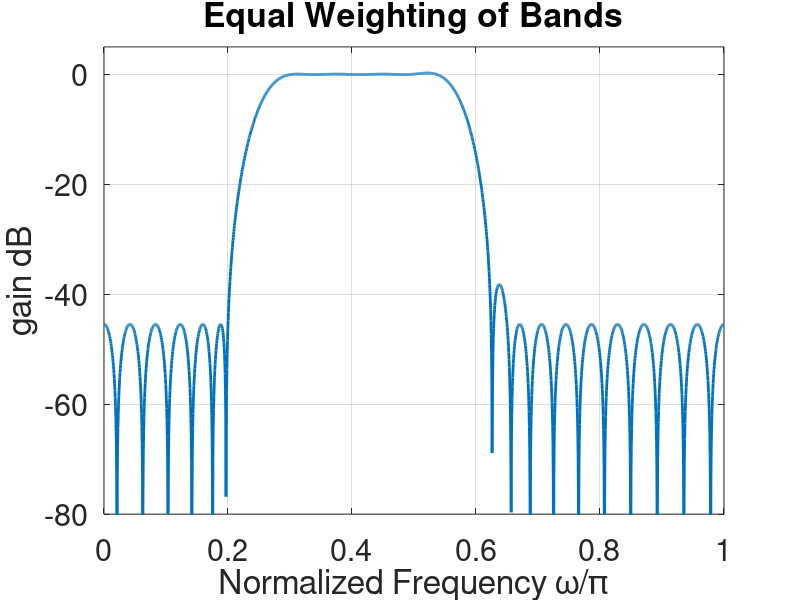
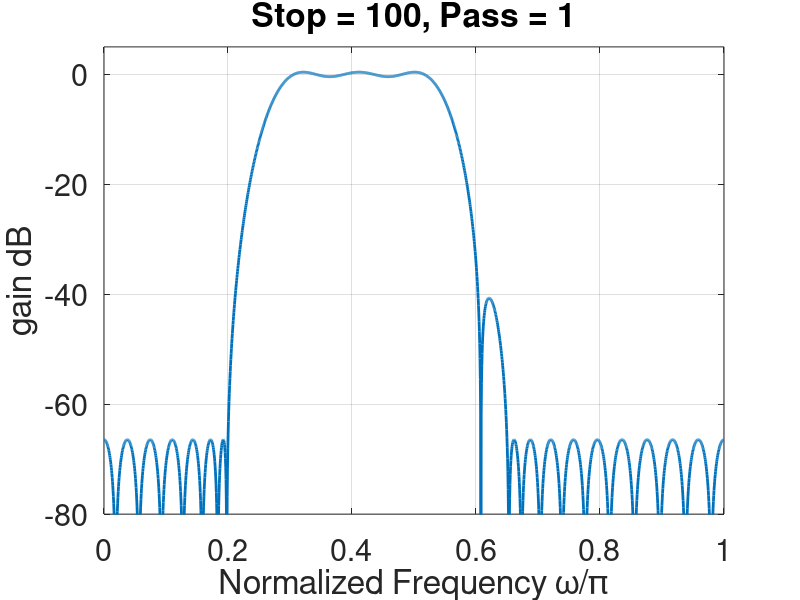
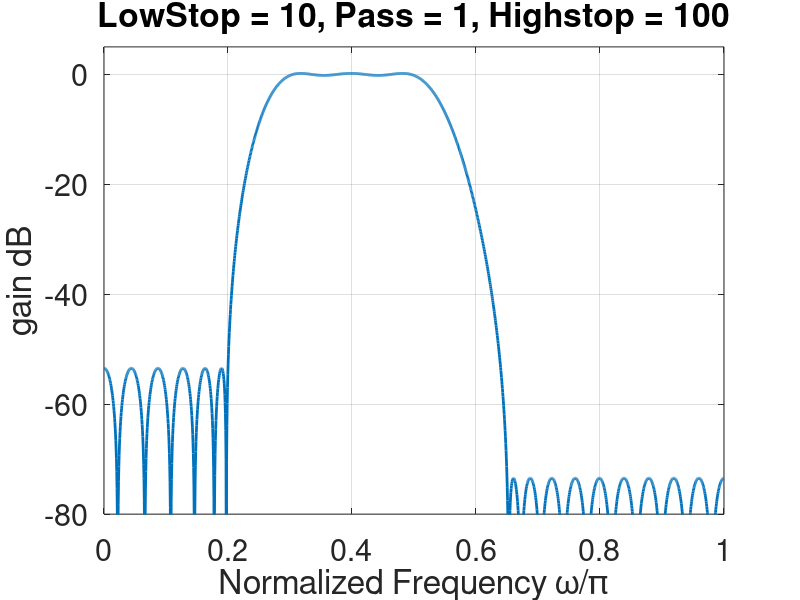
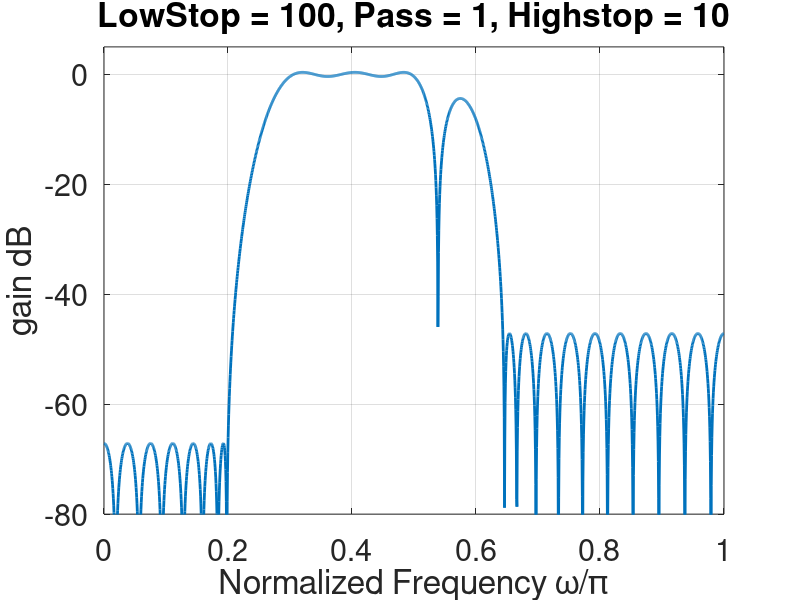

The MATLAB source for these figures, in order:


%% Minimax FIR Filter Design Example: Bandpass Filter
%
% Copyright 2014 Barry Van Veen

clear
close all

set(0,'defaultaxesfontsize',22);
set(0,'defaulttextfontsize',22);
linwidth = 2;


%
% passband 0.3pi to 0.5pi
% stopbands 0 to 0.2pi and .65pi to pi
%
% Ripple not specified because we explore the effects of changing the
% weights on the error in different bands.

freqbands = [0 0.2*pi 0.3*pi 0.5*pi 0.65*pi pi]/pi; %normalized pass and stop bands
bandgains = [ 0 0 1 1 0 0]; % unit gain in passband, 0 gain in stop band (ideal)
bandwghts1 = [ 1 1 1]; 
bandwghts2 = [ 100 1 100];
bandwghts3 = [10 1 100];
bandwghts4 = [100 1 10];

order = 46;

Bf1 = firpm(order,freqbands,bandgains,bandwghts1);
Bf2 = firpm(order,freqbands,bandgains,bandwghts2);
Bf3 = firpm(order,freqbands,bandgains,bandwghts3);
Bf4 = firpm(order,freqbands,bandgains,bandwghts4);

[H1,W] = freqz(Bf1,1,2048);
[H2,W] = freqz(Bf2,1,2048);
[H3,W] = freqz(Bf3,1,2048);
[H4,W] = freqz(Bf4,1,2048);

figure(1)
h = plot(W/pi,20*log10(abs(H1)));
title('Equal Weighting of Bands')
axis([0 1 -80, 5])
grid on
xlabel('Normalized Frequency \omega/\pi')
ylabel('gain dB')
set(h,'LineWidth',linwidth);
h = get(0,'CurrentFigure');
set(h,'Position',[160,180,800,500])

figure(2)
h = plot(W/pi,20*log10(abs(H2)));
title('Stop = 100, Pass = 1')
axis([0 1 -80, 5])
grid on
xlabel('Normalized Frequency \omega/\pi')
ylabel('gain dB')
set(h,'LineWidth',linwidth);
h = get(0,'CurrentFigure');
set(h,'Position',[160,180,800,500])

figure(3)
h = plot(W/pi,20*log10(abs(H3)));
title('LowStop = 10, Pass = 1, Highstop = 100')
axis([0 1 -80, 5])
grid on
xlabel('Normalized Frequency \omega/\pi')
ylabel('gain dB')
set(h,'LineWidth',linwidth);
h = get(0,'CurrentFigure');
set(h,'Position',[160,180,800,500])

figure(4)
h = plot(W/pi,20*log10(abs(H4)));
title('LowStop = 100, Pass = 1, Highstop = 10')
axis([0 1 -80, 5])
grid on
xlabel('Normalized Frequency \omega/\pi')
ylabel('gain dB')
set(h,'LineWidth',linwidth);
h = get(0,'CurrentFigure');
set(h,'Position',[160,180,800,500])

% Change stopband to eliminate large lobe

freqbands = [0 0.2*pi 0.3*pi 0.5*pi 0.6*pi pi]/pi;
Bf5 = firpm(order,freqbands,bandgains,bandwghts4);
[H5,W] = freqz(Bf5,1,2048);
figure(5)
h = plot(W/pi,20*log10(abs(H5)));
title('LowStop = 100, Pass = 1, Highstop = 10')
axis([0 1 -80, 5])
grid on
xlabel('Normalized Frequency \omega/\pi')
ylabel('gain dB')
set(h,'LineWidth',linwidth);
h = get(0,'CurrentFigure');
set(h,'Position',[160,180,800,500])
